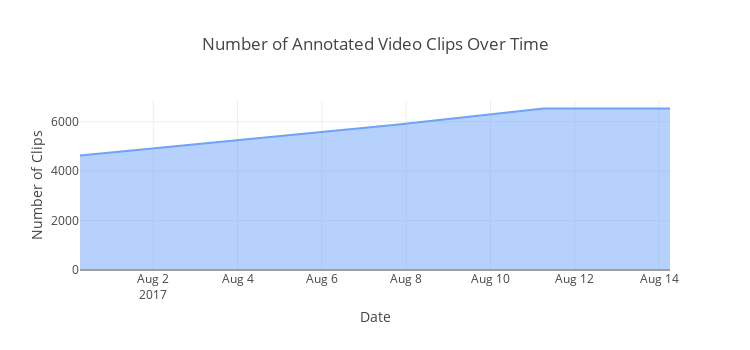

The cell this chart's notebook holds for it:
### Code cell
# Overall - Time series - Number of videos annotated week by week
import plotly.plotly as py
import plotly.graph_objs as go
import plotly.offline
from plotly.offline import init_notebook_mode, iplot
from operator import truediv

init_notebook_mode(connected=True)   


# Add original data
x=ts['timestamp'].tolist()

y0_org=ts['video_count'].tolist()

# Add data to create cumulative stacked values
y0_stck=y0_org

# Create proper percentages for proportion of graph
y0_perc_gra=y0_stck

# Make original values strings and add % for hover text
y0_txt=[str(y0) for y0 in y0_perc_gra]

ann = go.Scatter(
    x=x,
    y=y0_stck,
    text=y0_txt,
    hoverinfo='x+text',
    hoveron='points',
    mode='lines',
    line=dict(width=2,
              color='rgb(109, 163, 249)'),
    fill='tonexty',
    name='Annotated Videos'
)

data = [ann]


layout = go.Layout(
    autosize=False,
    width=750,
    height=350,
    title='Number of Annotated Video Clips Over Time',
    xaxis=dict(
        title='Date'),
    yaxis=dict(
        title='Number of Clips'),
    )
fig = go.Figure(data=data, layout=layout)

iplot(fig)

### Figure 1 — Plotly figure (JSON) as saved in the notebook; plotly's stock layout.template omitted (floating-point values rounded to 4 significant figures)
{"data": [{"fill": "tonexty", "hoverinfo": "x+text", "hoveron": "points", "line": {"color": "rgb(109, 163, 249)", "width": 2}, "mode": "lines", "name": "Annotated Videos", "text": ["4631", "5876", "6535", "6535"], "type": "scatter", "x": ["2017-07-31 06:15:01", "2017-08-07 18:12:00", "2017-08-11 06:15:02", "2017-08-14 06:15:01"], "y": [4631, 5876, 6535, 6535]}], "layout": {"autosize": false, "height": 350, "title": "Number of Annotated Video Clips Over Time", "width": 750, "xaxis": {"title": "Date"}, "yaxis": {"title": "Number of Clips"}}}
